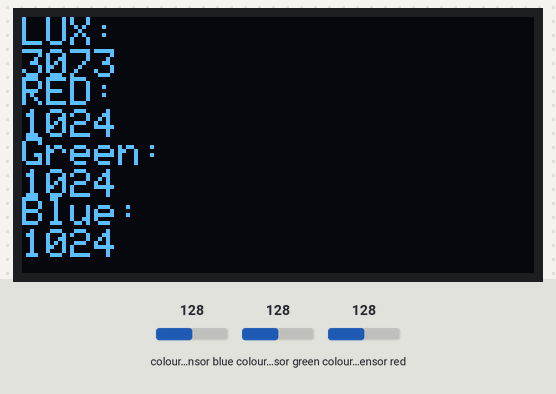
Recording of a sketch running on a simulated Arduino Uno, built for the host (arithmetic inside an expression is 32-bit, double 64-bit). On the bench: 128×64 one-colour display. Inputs (shaded band) come from the test bench; at power-on: colour sensor blue 128, colour sensor green 128, colour sensor red 128. What the sketch prints to the serial monitor is not drawn.

Above: at 1.2 s.
1.3 s: colour sensor blue set to 5
At 2.5 s:
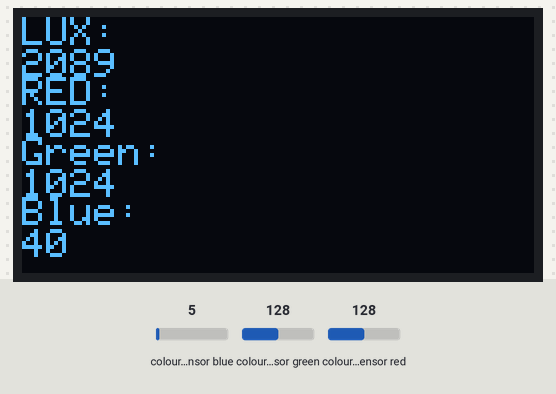
2.8 s: colour sensor green set to 5
At 4.0 s:
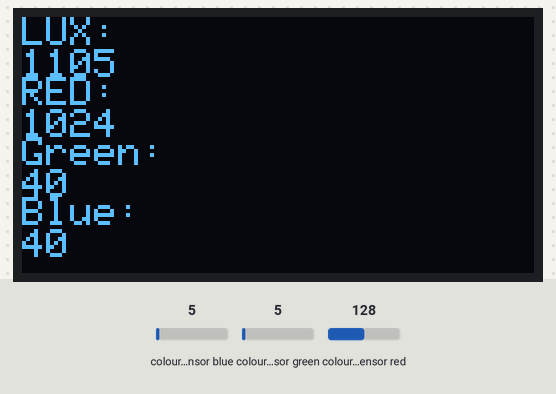
4.3 s: colour sensor red set to 5
At 4.7 s:
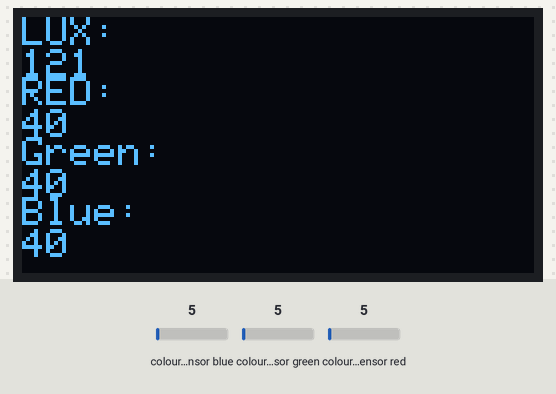
5.8 s: colour sensor blue set to 64
At 6.5 s:
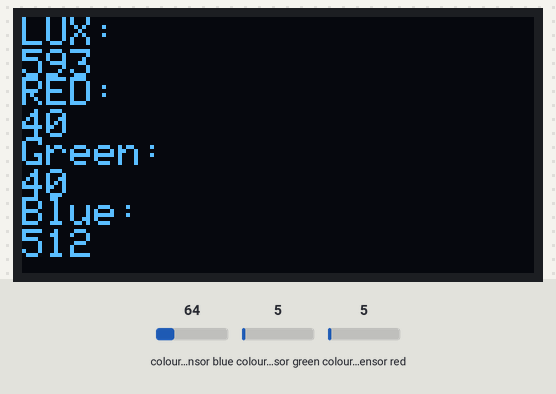
Timing chart, 0 to 8.3 s (numbered marks = the images above; inputs shaded):
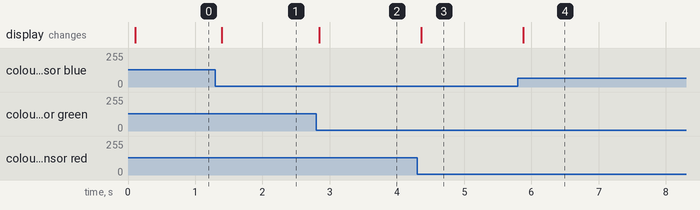

Measured:
- after the input at 1.3 s, the display: changes after 0.10 s (image 1)
- after the input at 2.8 s, the display: changes at once (image 2)
- after the input at 4.3 s, the display: changes after 0.06 s (image 3)
- after the input at 5.8 s, the display: changes after 0.08 s (image 4)

The sketch:

OLED_Display.ino
```cpp
#include <Wire.h>
#include <Adafruit_SSD1306.h>
#include "Adafruit_APDS9960.h"
#define SCREEN_WIDTH 128 // OLED display width, in pixels
#define SCREEN_HEIGHT 64 // OLED display height, in pixels
#define SCREEN_ADDRESS 0x3C ///< See datasheet for Address; 0x3D for 128x64, 0x3C for 128x32
#define OLED_RESET     4 //Not USE in the DEMO

Adafruit_SSD1306 display(SCREEN_WIDTH, SCREEN_HEIGHT, &Wire, OLED_RESET);
Adafruit_APDS9960 apds;

void setup() {
  // put your setup code here, to run once:
   Serial.begin(115200);
  if(!display.begin(SSD1306_SWITCHCAPVCC, SCREEN_ADDRESS)) {
    Serial.println(F("SSD1306 allocation failed"));
    for(;;); // Don't proceed, loop forever
  }
  if(!apds.begin()){
    Serial.println("failed to initialize device! Please check your wiring.");
  }
  else Serial.println("Device initialized!");

  //enable color sensign mode
  apds.enableColor(true);
  //set iintegration time
  uint16_t temp1 = 176;
  apds.setADCIntegrationTime(temp1);
}

void loop() {
  uint16_t r, g, b, c;
  while(!apds.colorDataReady()){
    delay(10);
  }
  apds.getColorData(&r, &g, &b, &c);
  //range of c is from 0 to 65535
  //a 16 bits value
  //showing on display
  display.clearDisplay();
  display.setCursor(0,0);
  display.setTextColor(SSD1306_WHITE);
  display.setTextSize(1);
  display.println(F("LUX:"));
  display.println(c);
  display.setCursor(0,15);
  display.setTextColor(SSD1306_WHITE);
  display.setTextSize(1);
  display.println(F("RED:"));
  display.println(r);
  display.setCursor(0,30);
  display.setTextColor(SSD1306_WHITE);
  display.setTextSize(1);
  display.println(F("Green:"));
  display.println(g);
  display.setCursor(0,45);
  display.setTextColor(SSD1306_WHITE);
  display.setTextSize(1);
  display.println(F("Blue:"));
  display.println(b);
  display.display();
}
```
